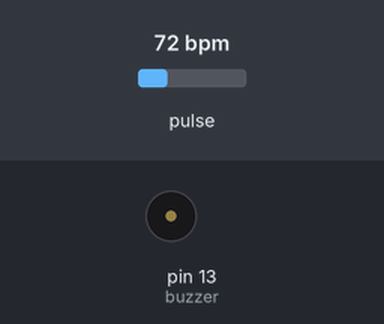
A sketch run on a simulated Arduino Uno, built with avr-gcc and run on an emulated ATmega328P. Parts: buzzer (waves = sounding). Inputs (shaded band) come from the test bench; at power-on: pulse 72 bpm. What the sketch prints to the serial monitor is not drawn.

Above: at 1.2 s.
1.3 s: pulse set to 42 bpm
3.7 s: pulse set to 100 bpm
Timing chart, 0 to 12.7 s (numbered marks = the images above; inputs shaded):
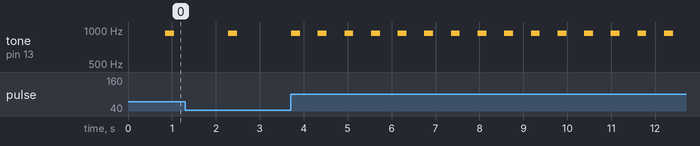

The sketch:

FrecuenciaC.ino
```cpp
// Incluye la biblioteca PulseSensorPlayground
#include <PulseSensorPlayground.h>

// Define las constantes y variables
const int PulseWire = 0;  // El cable PURPLE del PulseSensor está conectado al PIN ANALÓGICO 0
const int buzzer = 13;     // Define el pin al que está conectado el zumbador
int Threshold = 550;      // Determina qué señal "contar como latido" e ignorar el resto

// Crea una instancia del objeto PulseSensorPlayground llamado "pulseSensor"
PulseSensorPlayground pulseSensor;


void setup() {
  Serial.begin(115200);  // Inicializa la comunicación serial con el monitor serial a 115200 baudios

  // Configura el objeto pulseSensor asignándole nuestras variables
  pulseSensor.analogInput(PulseWire);
  pulseSensor.outputBeat(buzzer);
  pulseSensor.setThreshold(Threshold);
  pulseSensor.begin();  // Inicializa pulseSensor
}

void loop() {
  if (pulseSensor.sawStartOfBeat()) {                          // Comprueba constantemente si "ocurrió un latido"
    int myBPM = pulseSensor.getBeatsPerMinute();               // Llama a una función en nuestro objeto pulseSensor que devuelve el BPM como un "int".
                                                               // "myBPM" ahora contiene este valor BPM.
    Serial.println("♥  Se produjo un latido del corazón ! ");  // Si la prueba es "verdadera", imprime un mensaje "ocurrió un latido del corazón".
    Serial.print("BPM: ");                                     // Imprime la frase "BPM: "
    Serial.println(myBPM);                                     // Imprime el valor dentro de myBPM.
    pulseSensor.outputBeat();
    tone(buzzer, 932);
  }
  if(pulseSensor.isInsideBeat() == false){
    noTone(buzzer);
  }
  delay(20);
}
```

Measured:
- after the input at 3.7 s, tone on pin 13 (buzzer): alternates 932 Hz for 0.20 s and silent for 0.40 s, starting after 0.62 s
